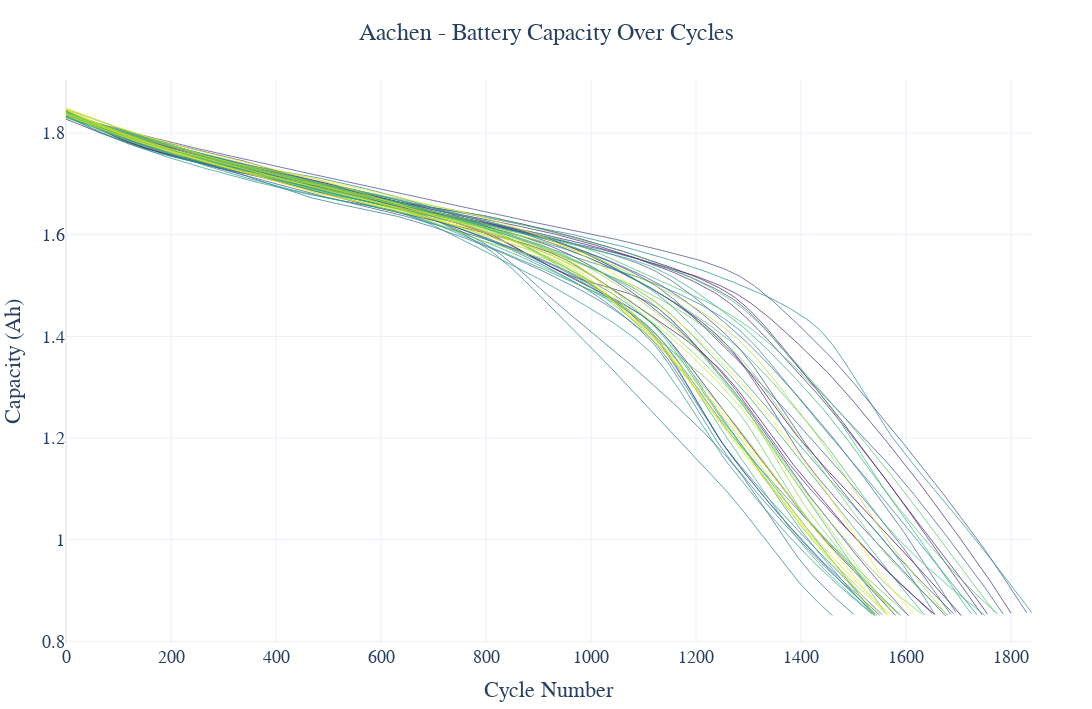

This figure's notebook cell:
### Code cell
# Prepare the data
df_long = history_agg_df.explode(["Cycle", "Value"]).reset_index(drop=True)
df_long["Cycle"] = pd.to_numeric(df_long["Cycle"])
df_long["Value"] = pd.to_numeric(df_long["Value"])

# Create a single figure
fig = go.Figure()

# Get unique cell IDs
cell_ids = df_long["Cell"].unique()
colorscale = "Viridis"
num_cells = len(cell_ids)

# Add a trace for each cell with a color gradient
for i, cell_id in enumerate(cell_ids):
    df_cell = df_long[df_long["Cell"] == cell_id]
    color = sample_colorscale(colorscale, i / (num_cells - 1) if num_cells > 1 else 0)[0]
    fig.add_trace(
        go.Scatter(
            x=df_cell["Cycle"],
            y=df_cell["Value"],
            mode="lines",  # No markers for clarity with 47 lines
            line=dict(width=1, color=color),  # Thinner lines
            opacity=0.7,  # Slight transparency for overlap
            showlegend=False,  # No legend
        )
    )

# Determine the maximum cycle value to set x-axis range
max_cycle = df_long["Cycle"].max()
min_cycle = df_long["Cycle"].min()

# Customize layout for thesis quality
fig.update_layout(
    font=dict(family="Times New Roman", size=18),  # Match 11pt thesis body text
    title=dict(
        text="Aachen - Battery Capacity Over Cycles",
        x=0.5,
        xanchor="center",
        font=dict(size=24)  # Slightly smaller title
    ),
    xaxis_title="Cycle Number",
    yaxis_title="Capacity (Ah)",
    template="plotly_white",
    width=1102,  # 14 cm at 200 DPI
    height=709,  # 9 cm at 200 DPI
    margin=dict(l=60, r=60, t=80, b=60),
)

# Save as PDF for thesis
fig.write_image("data/Aachen/raw/capacity_degradation_aachen.pdf", engine="kaleido")

fig.show()

### Figure 1 — Plotly figure (JSON) as saved in the notebook; plotly's stock layout.template omitted (floating-point values rounded to 4 significant figures; data arrays with more than 128 entries replaced by an {"elided": "..."} marker saying what was removed)
{"data": [{"line": {"color": "rgb(68, 1, 84)", "width": 1}, "mode": "lines", "opacity": 0.7, "showlegend": false, "type": "scatter", "x": {"elided": "342 int values"}, "y": {"elided": "342 float values"}}, {"line": {"color": "rgb(69, 9, 91)", "width": 1}, "mode": "lines", "opacity": 0.7, "showlegend": false, "type": "scatter", "x": {"elided": "332 int values"}, "y": {"elided": "332 float values"}}, {"line": {"color": "rgb(70, 16, 98)", "width": 1}, "mode": "lines", "opacity": 0.7, "showlegend": false, "type": "scatter", "x": {"elided": "317 int values"}, "y": {"elided": "317 float values"}}, {"line": {"color": "rgb(70, 24, 105)", "width": 1}, "mode": "lines", "opacity": 0.7, "showlegend": false, "type": "scatter", "x": {"elided": "352 int values"}, "y": {"elided": "352 float values"}}, {"line": {"color": "rgb(71, 32, 112)", "width": 1}, "mode": "lines", "opacity": 0.7, "showlegend": false, "type": "scatter", "x": {"elided": "361 int values"}, "y": {"elided": "361 float values"}}, {"line": {"color": "rgb(72, 39, 119)", "width": 1}, "mode": "lines", "opacity": 0.7, "showlegend": false, "type": "scatter", "x": {"elided": "350 int values"}, "y": {"elided": "350 float values"}}, {"line": {"color": "rgb(70, 46, 123)", "width": 1}, "mode": "lines", "opacity": 0.7, "showlegend": false, "type": "scatter", "x": {"elided": "331 int values"}, "y": {"elided": "331 float values"}}, {"line": {"color": "rgb(68, 52, 126)", "width": 1}, "mode": "lines", "opacity": 0.7, "showlegend": false, "type": "scatter", "x": {"elided": "322 int values"}, "y": {"elided": "322 float values"}}, {"line": {"color": "rgb(66, 59, 130)", "width": 1}, "mode": "lines", "opacity": 0.7, "showlegend": false, "type": "scatter", "x": {"elided": "336 int values"}, "y": {"elided": "336 float values"}}, {"line": {"color": "rgb(64, 65, 133)", "width": 1}, "mode": "lines", "opacity": 0.7, "showlegend": false, "type": "scatter", "x": {"elided": "339 int values"}, "y": {"elided": "339 float values"}}, {"line": {"color": "rgb(62, 72, 136)", "width": 1}, "mode": "lines", "opacity": 0.7, "showlegend": false, "type": "scatter", "x": {"elided": "367 int values"}, "y": {"elided": "367 float values"}}, {"line": {"color": "rgb(60, 78, 138)", "width": 1}, "mode": "lines", "opacity": 0.7, "showlegend": false, "type": "scatter", "x": {"elided": "358 int values"}, "y": {"elided": "358 float values"}}, {"line": {"color": "rgb(57, 84, 139)", "width": 1}, "mode": "lines", "opacity": 0.7, "showlegend": false, "type": "scatter", "x": {"elided": "309 int values"}, "y": {"elided": "309 float values"}}, {"line": {"color": "rgb(55, 90, 140)", "width": 1}, "mode": "lines", "opacity": 0.7, "showlegend": false, "type": "scatter", "x": {"elided": "338 int values"}, "y": {"elided": "338 float values"}}, {"line": {"color": "rgb(52, 96, 141)", "width": 1}, "mode": "lines", "opacity": 0.7, "showlegend": false, "type": "scatter", "x": {"elided": "340 int values"}, "y": {"elided": "340 float values"}}, {"line": {"color": "rgb(50, 102, 142)", "width": 1}, "mode": "lines", "opacity": 0.7, "showlegend": false, "type": "scatter", "x": {"elided": "311 int values"}, "y": {"elided": "311 float values"}}, {"line": {"color": "rgb(48, 107, 142)", "width": 1}, "mode": "lines", "opacity": 0.7, "showlegend": false, "type": "scatter", "x": {"elided": "301 int values"}, "y": {"elided": "301 float values"}}, {"line": {"color": "rgb(45, 112, 142)", "width": 1}, "mode": "lines", "opacity": 0.7, "showlegend": false, "type": "scatter", "x": {"elided": "312 int values"}, "y": {"elided": "312 float values"}}, {"line": {"color": "rgb(43, 118, 142)", "width": 1}, "mode": "lines", "opacity": 0.7, "showlegend": false, "type": "scatter", "x": {"elided": "293 int values"}, "y": {"elided": "293 float values"}}, {"line": {"color": "rgb(41, 123, 142)", "width": 1}, "mode": "lines", "opacity": 0.7, "showlegend": false, "type": "scatter", "x": {"elided": "310 int values"}, "y": {"elided": "310 float values"}}, {"line": {"color": "rgb(39, 128, 142)", "width": 1}, "mode": "lines", "opacity": 0.7, "showlegend": false, "type": "scatter", "x": {"elided": "319 int values"}, "y": {"elided": "319 float values"}}, {"line": {"color": "rgb(37, 133, 141)", "width": 1}, "mode": "lines", "opacity": 0.7, "showlegend": false, "type": "scatter", "x": {"elided": "348 int values"}, "y": {"elided": "348 float values"}}, {"line": {"color": "rgb(36, 139, 140)", "width": 1}, "mode": "lines", "opacity": 0.7, "showlegend": false, "type": "scatter", "x": {"elided": "369 int values"}, "y": {"elided": "369 float values"}}, {"line": {"color": "rgb(34, 144, 140)", "width": 1}, "mode": "lines", "opacity": 0.7, "showlegend": false, "type": "scatter", "x": {"elided": "332 int values"}, "y": {"elided": "332 float values"}}, {"line": {"color": "rgb(33, 149, 139)", "width": 1}, "mode": "lines", "opacity": 0.7, "showlegend": false, "type": "scatter", "x": {"elided": "308 int values"}, "y": {"elided": "308 float values"}}, {"line": {"color": "rgb(32, 155, 138)", "width": 1}, "mode": "lines", "opacity": 0.7, "showlegend": false, "type": "scatter", "x": {"elided": "309 int values"}, "y": {"elided": "309 float values"}}, {"line": {"color": "rgb(33, 160, 136)", "width": 1}, "mode": "lines", "opacity": 0.7, "showlegend": false, "type": "scatter", "x": {"elided": "309 int values"}, "y": {"elided": "309 float values"}}, {"line": {"color": "rgb(37, 165, 132)", "width": 1}, "mode": "lines", "opacity": 0.7, "showlegend": false, "type": "scatter", "x": {"elided": "328 int values"}, "y": {"elided": "328 float values"}}, {"line": {"color": "rgb(42, 170, 129)", "width": 1}, "mode": "lines", "opacity": 0.7, "showlegend": false, "type": "scatter", "x": {"elided": "346 int values"}, "y": {"elided": "346 float values"}}, {"line": {"color": "rgb(46, 175, 126)", "width": 1}, "mode": "lines", "opacity": 0.7, "showlegend": false, "type": "scatter", "x": {"elided": "309 int values"}, "y": {"elided": "309 float values"}}, {"line": {"color": "rgb(50, 180, 123)", "width": 1}, "mode": "lines", "opacity": 0.7, "showlegend": false, "type": "scatter", "x": {"elided": "313 int values"}, "y": {"elided": "313 float values"}}, {"line": {"color": "rgb(57, 184, 119)", "width": 1}, "mode": "lines", "opacity": 0.7, "showlegend": false, "type": "scatter", "x": {"elided": "351 int values"}, "y": {"elided": "351 float values"}}, {"line": {"color": "rgb(68, 189, 112)", "width": 1}, "mode": "lines", "opacity": 0.7, "showlegend": false, "type": "scatter", "x": {"elided": "356 int values"}, "y": {"elided": "356 float values"}}, {"line": {"color": "rgb(79, 194, 106)", "width": 1}, "mode": "lines", "opacity": 0.7, "showlegend": false, "type": "scatter", "x": {"elided": "355 int values"}, "y": {"elided": "355 float values"}}, {"line": {"color": "rgb(90, 198, 99)", "width": 1}, "mode": "lines", "opacity": 0.7, "showlegend": false, "type": "scatter", "x": {"elided": "321 int values"}, "y": {"elided": "321 float values"}}, {"line": {"color": "rgb(101, 203, 93)", "width": 1}, "mode": "lines", "opacity": 0.7, "showlegend": false, "type": "scatter", "x": {"elided": "337 int values"}, "y": {"elided": "337 float values"}}, {"line": {"color": "rgb(113, 207, 86)", "width": 1}, "mode": "lines", "opacity": 0.7, "showlegend": false, "type": "scatter", "x": {"elided": "327 int values"}, "y": {"elided": "327 float values"}}, {"line": {"color": "rgb(127, 210, 77)", "width": 1}, "mode": "lines", "opacity": 0.7, "showlegend": false, "type": "scatter", "x": {"elided": "318 int values"}, "y": {"elided": "318 float values"}}, {"line": {"color": "rgb(141, 213, 68)", "width": 1}, "mode": "lines", "opacity": 0.7, "showlegend": false, "type": "scatter", "x": {"elided": "318 int values"}, "y": {"elided": "318 float values"}}, {"line": {"color": "rgb(155, 216, 60)", "width": 1}, "mode": "lines", "opacity": 0.7, "showlegend": false, "type": "scatter", "x": {"elided": "314 int values"}, "y": {"elided": "314 float values"}}, {"line": {"color": "rgb(169, 219, 51)", "width": 1}, "mode": "lines", "opacity": 0.7, "showlegend": false, "type": "scatter", "x": {"elided": "336 int values"}, "y": {"elided": "336 float values"}}, {"line": {"color": "rgb(183, 222, 43)", "width": 1}, "mode": "lines", "opacity": 0.7, "showlegend": false, "type": "scatter", "x": {"elided": "316 int values"}, "y": {"elided": "316 float values"}}, {"line": {"color": "rgb(197, 224, 42)", "width": 1}, "mode": "lines", "opacity": 0.7, "showlegend": false, "type": "scatter", "x": {"elided": "315 int values"}, "y": {"elided": "315 float values"}}, {"line": {"color": "rgb(211, 226, 41)", "width": 1}, "mode": "lines", "opacity": 0.7, "showlegend": false, "type": "scatter", "x": {"elided": "311 int values"}, "y": {"elided": "311 float values"}}, {"line": {"color": "rgb(225, 227, 39)", "width": 1}, "mode": "lines", "opacity": 0.7, "showlegend": false, "type": "scatter", "x": {"elided": "309 int values"}, "y": {"elided": "309 float values"}}, {"line": {"color": "rgb(239, 229, 38)", "width": 1}, "mode": "lines", "opacity": 0.7, "showlegend": false, "type": "scatter", "x": {"elided": "314 int values"}, "y": {"elided": "314 float values"}}, {"line": {"color": "rgb(253, 231, 37)", "width": 1}, "mode": "lines", "opacity": 0.7, "showlegend": false, "type": "scatter", "x": {"elided": "324 int values"}, "y": {"elided": "324 float values"}}], "layout": {"font": {"family": "Times New Roman", "size": 18}, "height": 709, "margin": {"b": 60, "l": 60, "r": 60, "t": 80}, "title": {"font": {"size": 24}, "text": "Aachen - Battery Capacity Over Cycles", "x": 0.5, "xanchor": "center"}, "width": 1102, "xaxis": {"title": {"text": "Cycle Number"}}, "yaxis": {"title": {"text": "Capacity (Ah)"}}}}
